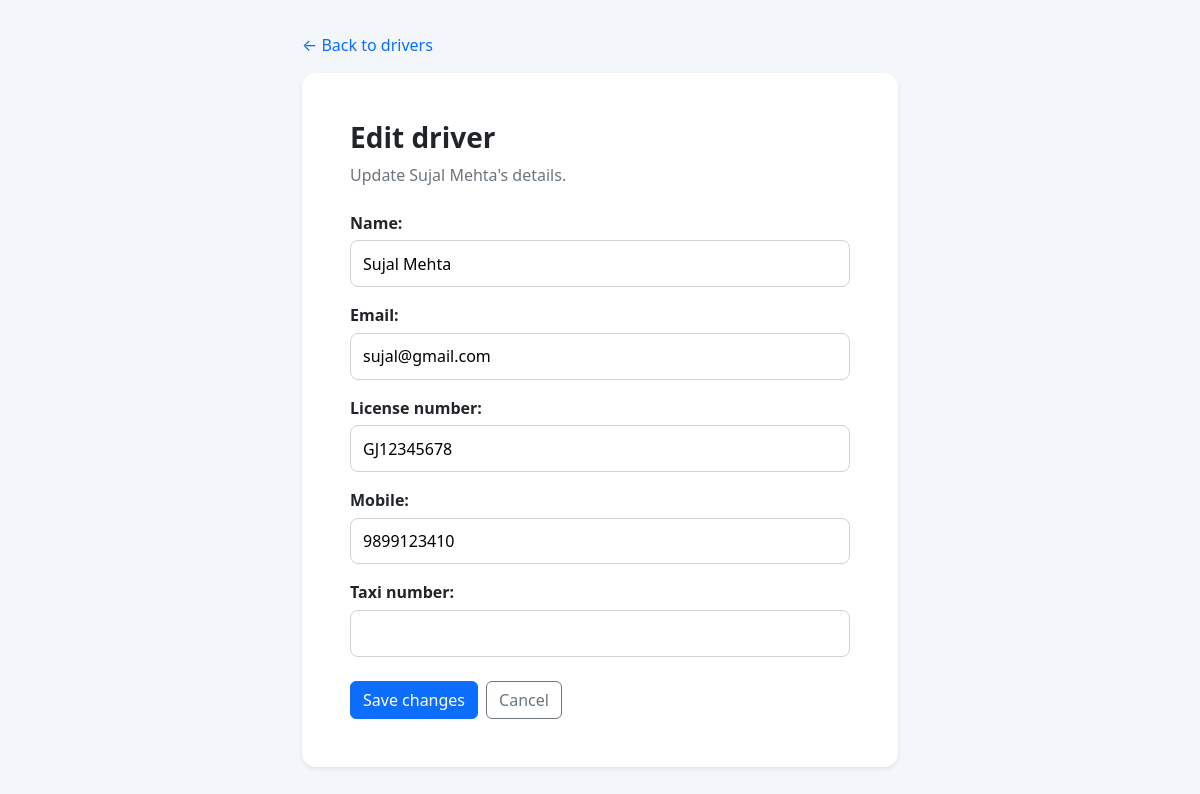
The page /drivers/4/edit/ (signed in) on the database as committed earlier.
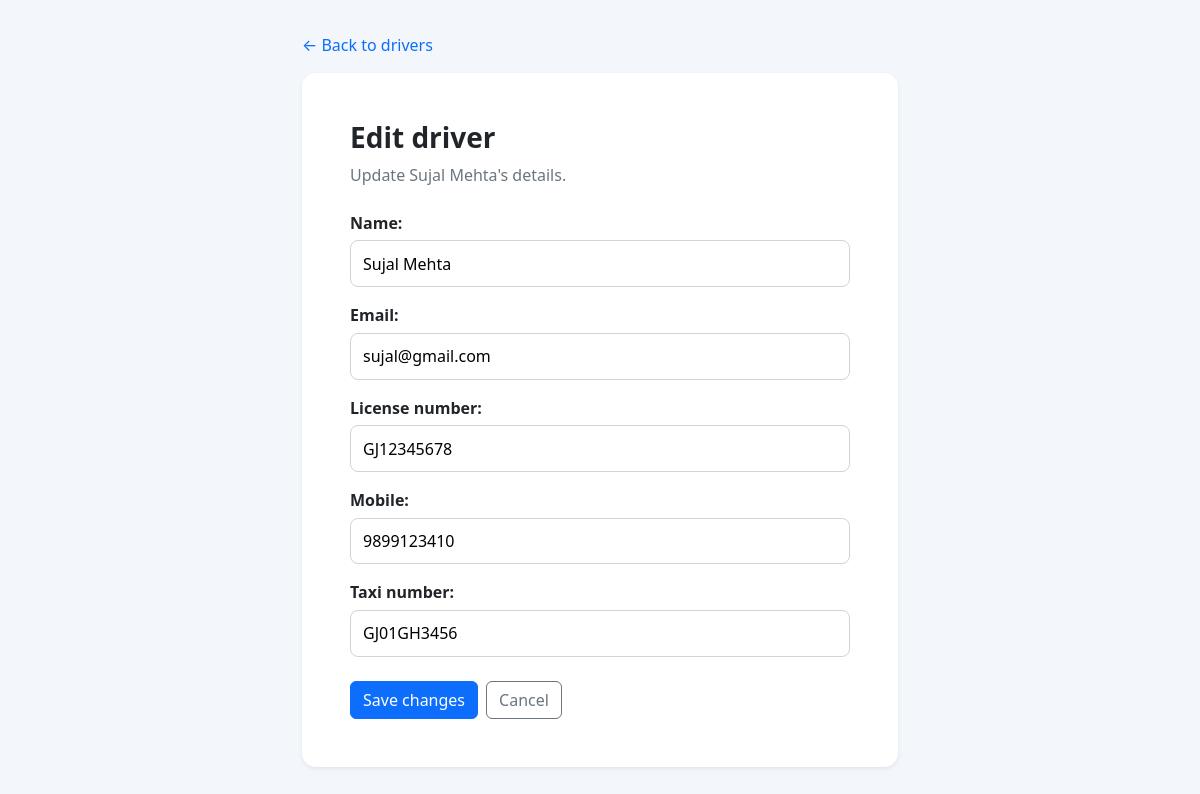
The same page on the database as committed later.
### core/models.py (models this page shows, shortened)
class Driver(models.Model):
    name = models.CharField(max_length=100)
    email = models.EmailField(unique=True)
    license_number = models.CharField(
        max_length=50,
        unique=True
    )
    mobile = models.CharField(max_length=15)
    taxi_number = models.CharField(max_length=20, blank=True)
    password = models.CharField(max_length=128)

### core/views.py (the view)
@user_passes_test(lambda user: user.is_authenticated and user.is_staff,
                  login_url='admin_login')
def admin_driver_edit(request, driver_id):
    driver = get_object_or_404(Driver, pk=driver_id)
    form = DriverEditForm(request.POST or None, instance=driver)
    if request.method == 'POST' and form.is_valid():
        form.save()
        messages.success(request, 'Driver details updated successfully.')
        return redirect('admin_drivers')
    return render(
        request,
        'core/admin_driver_edit.html',
        {'form': form, 'driver': driver},
    )

### core/forms.py
class DriverEditForm(forms.ModelForm):
    class Meta:
        model = Driver
        fields = ('name', 'email', 'license_number', 'mobile', 'taxi_number')

### core/templates/core/admin_driver_edit.html (shortened to what this page needs)
<!DOCTYPE html>
<html lang="en">
<head>
    <link href="https://cdn.jsdelivr.net/npm/bootstrap@5.3.3/dist/css/bootstrap.min.css"
          rel="stylesheet">
</head>
<body>
<main class="container" style="max-width: 620px;">
    <a class="text-decoration-none" href="{% url 'admin_drivers' %}">
        &larr; Back to drivers
    </a>
    <section class="card edit-card shadow-sm mt-3">
        <div class="card-body p-4 p-md-5">
            <h1 class="h3 fw-bold">Edit driver</h1>
            <p class="text-secondary mb-4">
                Update {{ driver.name }}'s details.
            </p>
            <form method="POST">
                {% for field in form %}
                    <div class="mb-3">
                        {{ field.label_tag }}
                        {{ field }}
                    </div>
                {% endfor %}
                <div class="d-flex gap-2 mt-4">
                    <button type="submit" class="btn btn-primary">Save changes</button>
                    <a class="btn btn-outline-secondary" href="{% url 'admin_drivers' %}">
                        Cancel
                    </a>
                </div>
            </form>
        </div>
    </section>
</main>
</body>
</html>

Rows that differ between the two databases and show on the page:
changed Driver "Sujal Mehta": taxi_number (not shown) → "GJ01GH3456"
